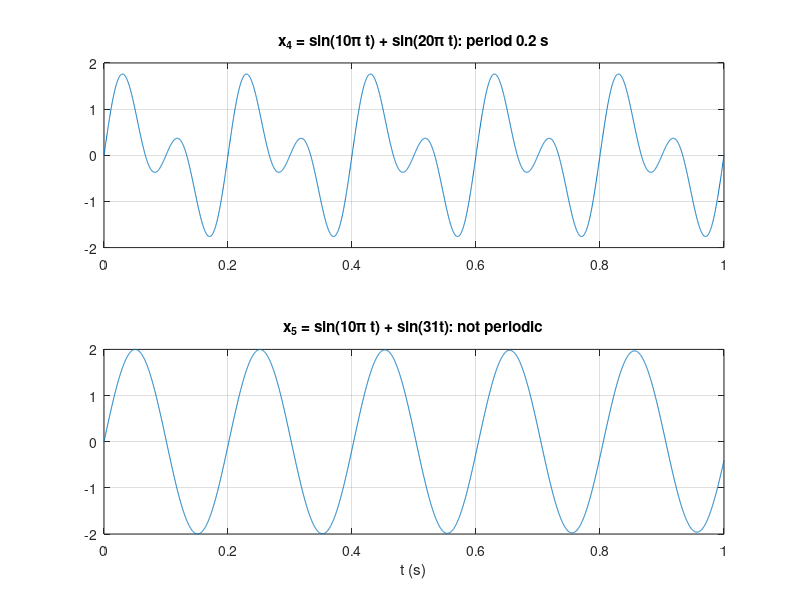

Write MATLAB code to recreate this figure. (Note: this script raises an error after producing the figure.)
% Signals and Systems — Periodic and Aperiodic Signals
%title: Is the Sum Periodic?
%ar-title: هل المجموع دوري؟
%lesson: ss-ch1-2
%course: signals-systems

%% Periods of the three sinusoids
%ar: T = 2π/ω. نضع ω لكل إشارة في متجه ونحسب الأزمنة دفعة واحدة.
w = [10*pi 20*pi 31];
T = 2*pi ./ w;
fprintf('T1 = %.4f, T2 = %.4f, T3 = %.4f s\n', T)

%% The ratio must be rational
%ar: المجموع دوري إذا كانت نسبة الزمنين عددًا كسريًا. rat يكتب العدد كسرًا p/q. النسبة الأولى 2/1 بالضبط. والثانية 31/(10π) فيها π فهي غير كسرية: rat لا يجد لها إلا كسرًا ضخمًا تقريبيًا.
r4 = T(1)/T(2); [p, q] = rat(r4);
fprintf('T1/T2 = %g = %d/%d -> periodic, T4 = %g s\n', r4, p, q, q*T(1))
r5 = T(1)/T(3); [p, q] = rat(r5, 1e-12);
fprintf('T1/T3 = 31/(10 pi) = %.10f: even to 12 digits it needs %d/%d -> not periodic\n', r5, p, q)

%% See it
%ar: x4 تتكرر كل 0.2 s، و x5 لا تتكرر أبدًا تمامًا.
t = linspace(0, 1, 4000);
x4 = sin(10*pi*t) + sin(20*pi*t); x5 = sin(10*pi*t) + sin(31*t);
subplot(2,1,1); plot(t, x4); grid on; title('x_4 = sin(10\pi t) + sin(20\pi t): period 0.2 s')
subplot(2,1,2); plot(t, x5); grid on; title('x_5 = sin(10\pi t) + sin(31t): not periodic'); xlabel('t (s)')

%% Discrete-time periods
%ar: المتقطعة: N = 2πk/ω0 ويجب أن يكون عددًا صحيحًا. للمجموع: المضاعف المشترك الأصغر lcm للزمنين: lcm(6, 8) = 24.
N1 = 2*pi/(pi/3); N2 = 2*pi/(pi/4);
N0 = lcm(round(N1), round(N2));
fprintf('N1 = %g, N2 = %g, N0 = %d\n', N1, N2, N0)
n = 0:100; x = cos(pi*n/3) + sin(pi*n/4);
fprintf('max |x[n+24] - x[n]| = %.2e\n', max(abs(x(1+24:end) - x(1:end-24))))

%%! Project idea: a periodicity tester
%ar: مشروع: دالة تأخذ ترددات زاوية لمجموعة جيبيات مستمرة وتقول هل المجموع دوري وتعطي زمنه. اختبرها على أمثلة الدرس.
period_of([10*pi 20*pi]); period_of([10*pi 31]); period_of([4 6]);

function period_of(w)
    T = 2*pi ./ w; T0 = T(1);
    for k = 2:numel(T)
        [p, q] = rat(T0/T(k), 1e-9);
        if abs(p/q - T0/T(k)) > 1e-9 || q > 1000, fprintf('w = [%s]: not periodic\n', num2str(w)); return, end
        T0 = q*T0;
    end
    fprintf('w = [%s]: periodic, T0 = %.4f s\n', num2str(w, '%.4g '), T0)
end
